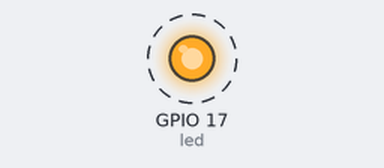
A program run on a simulated Raspberry Pi (BCM pin numbers). Parts: output pins drawn as LEDs (lit = HIGH). Dashed ring = blinking. What the program prints to the terminal is not drawn.

Above: at 0.5 s.
Timing chart, 0 to 4.6 s (numbered marks = the images above):
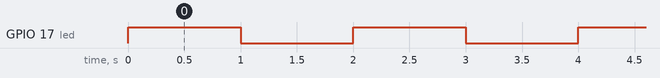

The program:

blink.py
```python
"""Raspberry Pi GPIO17 LED controller.

Hardware:
- Raspberry Pi 5
- Blue LED
- Current-limiting resistor
- Breadboard
- Jumper wires

GPIO numbering uses Broadcom (BCM) numbering.
BCM GPIO17 corresponds to physical pin 11.
"""

from gpiozero import LED
from time import sleep

led = LED(17)

while True:
    print("ON")
    led.on()
    sleep(1)

    print("OFF")
    led.off()
    sleep(1)
```

Measured:
- by itself, GPIO 17 (led): alternates HIGH for 1.0 s and LOW for 1.0 s
